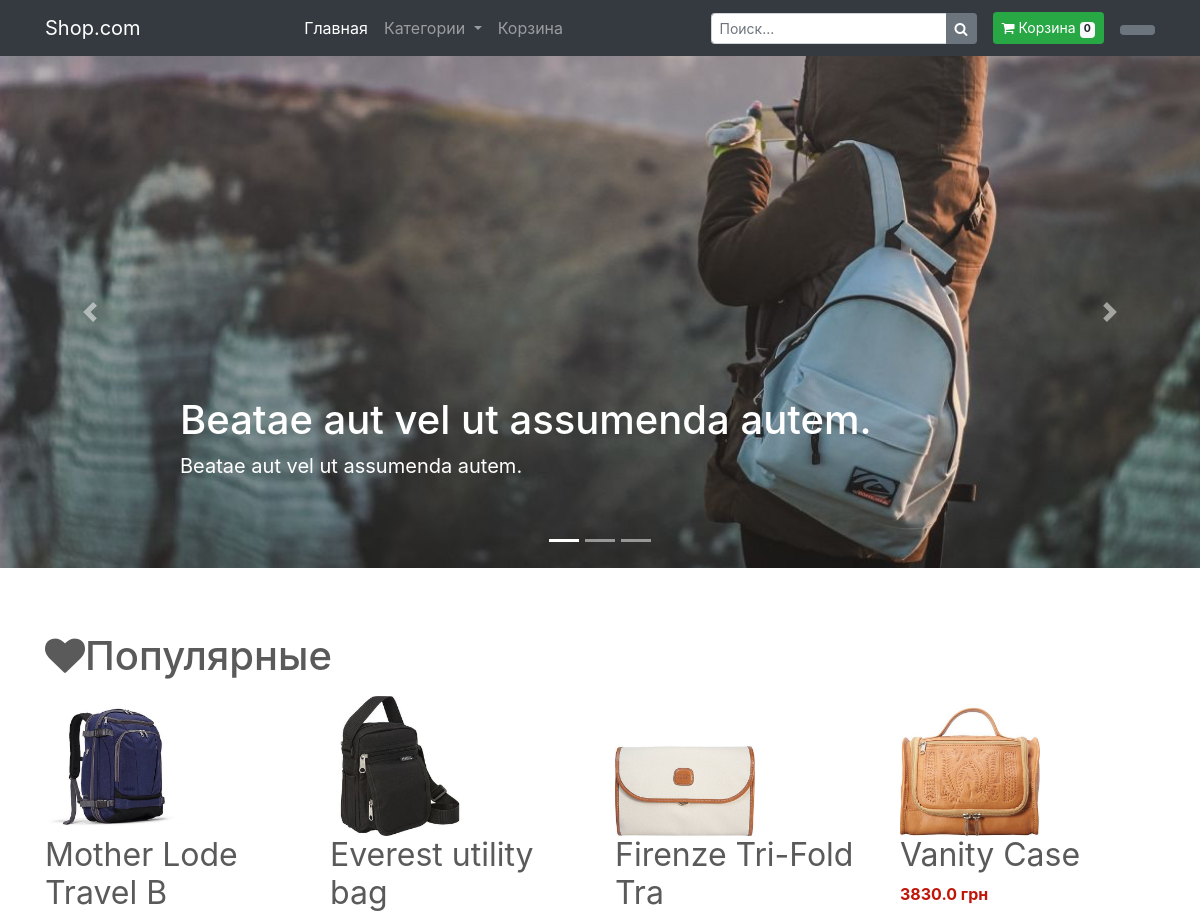
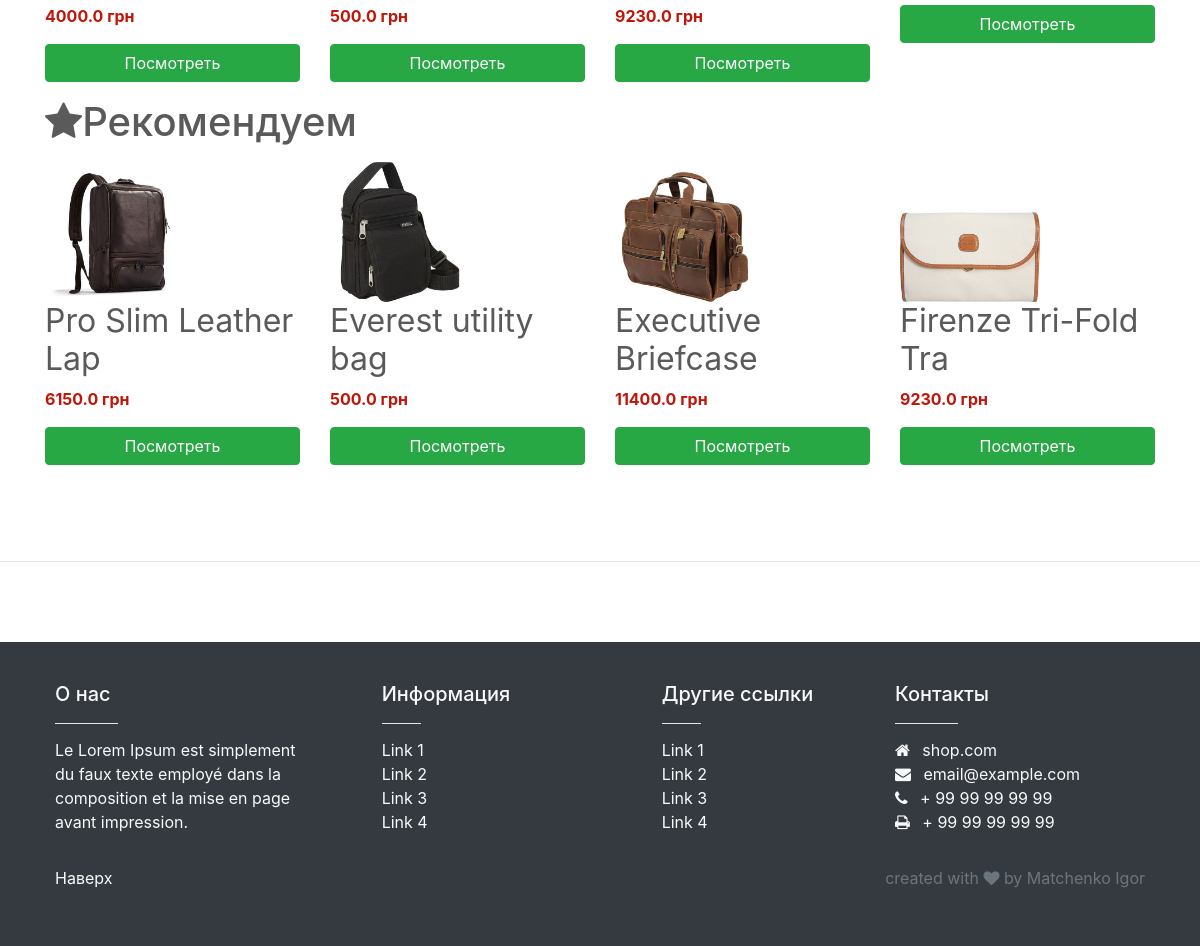
The page / on the database its author committed (2 pictures, top to bottom).
### shop/models.py (models this page shows, shortened)
class Carousel(models.Model):
    title = models.CharField(verbose_name=_('title'), max_length=100)
    text = models.CharField(verbose_name=_('text'), max_length=200)
    image = models.FileField(verbose_name=_('image'), upload_to='image/carousel/')
    class Meta:
        verbose_name = _('slide')
        verbose_name_plural = _('slides')

class Goods(models.Model):
    title = models.CharField(verbose_name=_('title'), max_length=20)
    is_published = models.BooleanField(verbose_name=_('is_published'), default=True)
    is_recommend = models.BooleanField(verbose_name=_('is_recommend'), default=False)
    is_top = models.BooleanField(verbose_name=_('is_top'), default=False)
    category = models.ForeignKey('Category', on_delete=models.CASCADE, verbose_name=_('category'))
    price = models.FloatField(verbose_name=_('price'))
    image = models.FileField(verbose_name=_('image'), upload_to='image/goods/')
    text = models.TextField(verbose_name=_('text'))
    class Meta:
        verbose_name = _('product')
        verbose_name_plural = _('products')
        ordering = ('category', 'title')

### shop/views.py (the view)
# urls.py: path('', views.index, name='index'),
def index(request):
    context = {}
    context['slides'] = Carousel.objects.all()
    context['categories'] = Category.objects.filter(is_published=True)
    paginator = Paginator(Category.objects.filter(is_published=True), 9)
    context['recommend'] = Goods.objects.filter(is_recommend=True)
    context['top'] = Goods.objects.filter(is_top=True)
    context['site_title'] = _('main')
    return render(request, 'shop/index.html', context)

### shop/templates/shop/index.html (shortened to what this page needs)
{% extends 'shop/base.html' %}
{% block content %}
{% load i18n %}
<div id="myCarousel" class="carousel slide" data-ride="carousel">
  <ol class="carousel-indicators">
    <li data-target="#myCarousel" data-slide-to="0" class="active"></li>
    <li data-target="#myCarousel" data-slide-to="1"></li>
    <li data-target="#myCarousel" data-slide-to="2"></li>
  </ol>
  <div class="carousel-inner">
    {% for slide in slides %}
    <div class="carousel-item {% cycle 'active' '' '' %}">
      <img class="first-slide" src="{{slide.image.url}}" alt="">
      <div class="container">
        <div class="carousel-caption text-left">
          <h1>{{slide.title}}</h1>
          <p>{{slide.text}}</p>
        </div>
      </div>
    </div>
    {% endfor %}
  </div>
  <a class="carousel-control-prev" href="#myCarousel" role="button" data-slide="prev">
    <span class="carousel-control-prev-icon" aria-hidden="true"></span>
  </a>
  <a class="carousel-control-next" href="#myCarousel" role="button" data-slide="next">
    <span class="carousel-control-next-icon" aria-hidden="true"></span>
  </a>
</div>
<div class="container marketing">
  <h1 class="recommend-title"><i class="fa fa-heart"></i>{% trans 'popular' %}</h1>
  <div class="row ">
    {% for product in top %}
    <div class="col-lg-3">
      <img src="{{product.image.url}}" alt="" width="140" height="140">
      <h2>{{product.title}}</h2>
      <p class="price_color">{{product.price}} грн</p>
      <p><a class="btn btn-success btn-block" href="{% url 'product' title=product.title %}" role="button">{% trans 'show' %}</a></p>
    </div>
    {% endfor %}
  </div>
</div>
<div class="container marketing">
  <h1 class="recommend-title"><i class="fa fa-star"></i>{% trans 'recommend' %}</h1>
  <div class="row ">
    {% for product in recommend %}
    <div class="col-lg-3">
      <img src="{{product.image.url}}" alt="" width="140" height="140">
      <h2>{{product.title}}</h2>
      <p class="price_color">{{product.price}} грн</p>
      <p><a class="btn btn-success btn-block" href="{% url 'product' title=product.title %}" role="button">{% trans 'show' %}</a></p>
    </div>
    {% endfor %}
  </div>
</div>
{% endblock %}

### shop/templates/shop/base.html (shortened to what this page needs)
<!doctype html>
{% load static %}
{% load i18n %}
<html>
<head>
  <link href="{% static 'shop/css/bootstrap.min.css' %}" rel="stylesheet">
  <link rel="stylesheet" href="https://cdnjs.cloudflare.com/ajax/libs/flag-icon-css/3.1.0/css/flag-icon.min.css" />
  <link href="{% static 'shop/css/newstyle.css' %}" rel="stylesheet">
  <link href="https://maxcdn.bootstrapcdn.com/font-awesome/4.7.0/css/font-awesome.min.css" rel="stylesheet">
</head>
<body>
  <header>
    <nav class="navbar navbar-expand-md navbar-dark bg-dark">
      <div class="container">
        <a class="navbar-brand" href="{% url 'index' %}">Shop.com</a>
        <div class="collapse navbar-collapse justify-content-end" id="navbarsExampleDefault">
          <ul class="navbar-nav m-auto">
            <li class="nav-item active">
              <a class="nav-link" href="{% url 'index' %}">{% trans 'main' %}</a>
            </li>
            <li class="nav-item dropdown">
              <a class="nav-link dropdown-toggle" href="{% url 'categories' %}" id="navbarDropdown" role="button" data-toggle="dropdown" aria-haspopup="true" aria-expanded="false">
                {% trans 'categories' %}
              </a>
            </li>
            <li class="nav-item">
              <a class="nav-link" href="{% url 'cart' %}">{% trans 'cart' %}</a>
            </li>
          </ul>
          <form class="form-inline my-2 my-lg-0" method="get" action="/search/">
            <div class="input-group input-group-sm">
              <input type="text" name="q" class="form-control" aria-label="Small" aria-describedby="inputGroup-sizing-sm" placeholder="{% trans 'search' %}...">
              <div class="input-group-append">
                <button type="submit" class="btn btn-secondary btn-number">
                  <i class="fa fa-search"></i>
                </button>
              </div>
            </div>
            <a class="btn btn-success btn-sm ml-3" href="{% url 'cart' %}">
              <i class="fa fa-shopping-cart"></i> {% trans 'cart' %}
              <span class="badge badge-light">{{request.session.cart.product_id|length}}</span>
            </a>
          </form>
          <form action="{% url 'set_language' %}" method="post">
            <div class="btn-group btn-group-sm lang" role="group" aria-label="">
              <button class="btn btn-secondary" name="language" type="submit" value="ru"></button>
              <button class="btn btn-secondary" name="language" type="submit" value="en"></button>
            </div>
          </form>
        </div>
      </div>
    </nav>
  </header>
  <main role="main">
    {% block content %}
    {% endblock %}
    <hr class="featurette-divider">
  </main>
  <footer class="text-light">
    <div class="container">
      <div class="row">
        <div class="col-md-3 col-lg-4 col-xl-3">
          <h5>{% trans 'about' %}</h5>
          <hr class="bg-white mb-2 mt-0 d-inline-block mx-auto w-25">
          <p class="mb-0">
            Le Lorem Ipsum est simplement du faux texte employé dans la composition et la mise en page avant impression.
          </p>
        </div>
        <div class="col-md-2 col-lg-2 col-xl-2 mx-auto">
          <h5>{% trans 'informations' %}</h5>
          <hr class="bg-white mb-2 mt-0 d-inline-block mx-auto w-25">
          <ul class="list-unstyled">
            <li><a href="">Link 1</a></li>
            <li><a href="">Link 2</a></li>
            <li><a href="">Link 3</a></li>
            <li><a href="">Link 4</a></li>
          </ul>
        </div>
        <div class="col-md-3 col-lg-2 col-xl-2 mx-auto">
          <h5>{% trans 'other_links' %}</h5>
          <hr class="bg-white mb-2 mt-0 d-inline-block mx-auto w-25">
          <ul class="list-unstyled">
            <li><a href="">Link 1</a></li>
            <li><a href="">Link 2</a></li>
            <li><a href="">Link 3</a></li>
            <li><a href="">Link 4</a></li>
          </ul>
        </div>
        <div class="col-md-4 col-lg-3 col-xl-3">
          <h5>{% trans 'contact' %}</h5>
          <hr class="bg-white mb-2 mt-0 d-inline-block mx-auto w-25">
          <ul class="list-unstyled">
            <li><i class="fa fa-home mr-2"></i> shop.com</li>
            <li><i class="fa fa-envelope mr-2"></i> email@example.com</li>
            <li><i class="fa fa-phone mr-2"></i> + 99 99 99 99 99</li>
            <li><i class="fa fa-print mr-2"></i> + 99 99 99 99 99</li>
          </ul>
        </div>
        <div class="col-12 copyright mt-3">
          <p class="float-left">
            <a href="#top">{% trans 'to_top' %}</a>
          </p>
          <p class="text-right text-muted">created with <i class="fa fa-heart"></i> by Matchenko Igor</p>
        </div>
      </div>
    </div>
  </footer>
</body>
</html>

### shop/static/shop/css/newstyle.css (style rules this page uses)
body { color: #5a5a5a; }
.carousel { margin-bottom: 4rem; }
.carousel-caption { bottom: 3rem; z-index: 10; }
.carousel-item { height: 32rem; background-color: #777; }
.carousel-item > img { position: absolute; top: 0; left: 0; min-width: 100%; height: 32rem; }
.marketing h2 { font-weight: 400; }
.featurette-divider { margin: 5rem 0; }
@media (min-width: 40em) { .carousel-caption p { margin-bottom: 1.25rem; font-size: 1.25rem; line-height: 1.4; } }
.recommend-title { margin-bottom: 1rem; }
footer { background: #343a40; padding: 40px; }
footer a { color: #f8f9fa!important }
.price_color { color: #c01508; font-weight: bold; }
.lang { margin-left: 1rem; }

### rows shown on the page
Carousel: image (picture), title "Beatae aut vel ut assumenda autem.", text "Beatae aut vel ut assumenda autem."
Goods: image (picture), title "Mother Lode Travel B", price "4000.0"
Goods: image (picture), title "Everest utility bag", price "500.0"
Goods: image (picture), title "Firenze Tri-Fold Tra", price "9230.0"
Goods: image (picture), title "Vanity Case", price "3830.0"
Goods: image (picture), title "Pro Slim Leather Lap", price "6150.0"
Goods: image (picture), title "Executive Briefcase", price "11400.0"

### other values the page prints
{{ request.session.cart.product_id|length }} "0"
